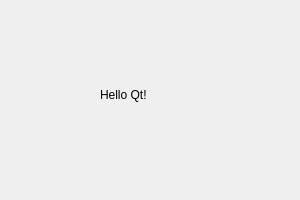
<?xml version="1.0" encoding="UTF-8"?>
<ui version="4.0">
 <class>TestDialog</class>
 <widget class="QDialog" name="TestDialog">
  <property name="geometry">
   <rect>
    <x>0</x>
    <y>0</y>
    <width>300</width>
    <height>200</height>
   </rect>
  </property>
  <property name="windowTitle">
   <string>Test Dialog</string>
  </property>
  <widget class="QLabel" name="label">
   <property name="geometry">
    <rect>
     <x>100</x>
     <y>80</y>
     <width>100</width>
     <height>30</height>
    </rect>
   </property>
   <property name="text">
    <string>Hello Qt!</string>
   </property>
  </widget>
 </widget>
 <resources/>
 <connections/>
</ui>
